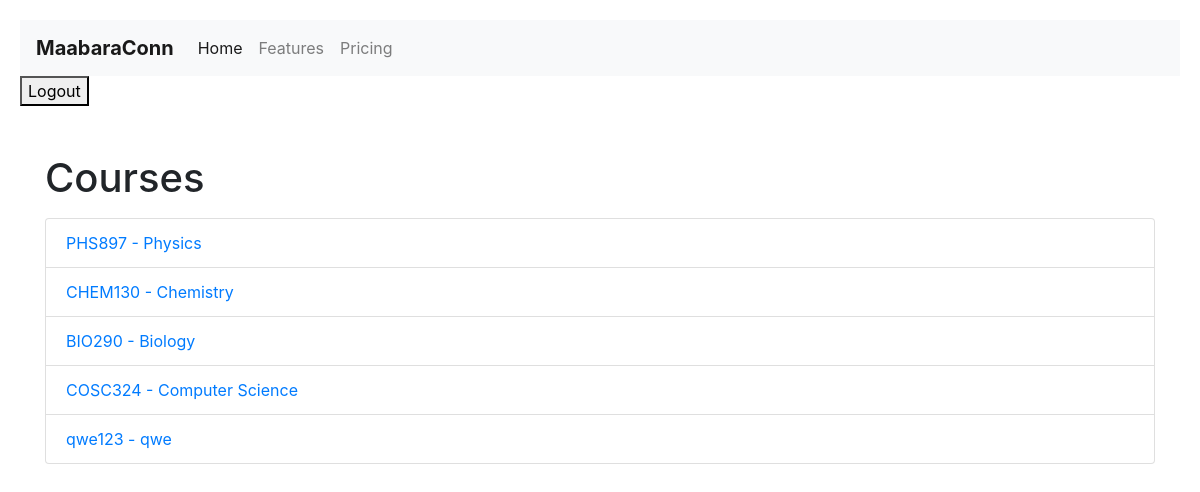
The page /users/courses/ (signed in) on the database its author committed.
### users/models.py (models this page shows, shortened)
class Course(models.Model):
    name = models.CharField(max_length=255, unique=True)
    code = models.CharField(max_length=10, unique=True)
    lecturer = models.ForeignKey(
        User, on_delete=models.CASCADE, related_name='courses')
    student = models.ManyToManyField(
        User, related_name='enrolled_courses', blank=False)

### users/views.py (the view)
# urls.py: path('courses/', views.view_courses, name='view_courses'),
def view_courses(request):
    if not request.user.is_authenticated or request.user.role != User.Role.LECTURER:
        return render(request, '403.html')  # or redirect to a login page
    courses = Course.objects.filter(lecturer=request.user)
    context = {
        'courses': courses,
    }
    return render(request, 'lecturer/courses.html', context)

### users/templates/lecturer/courses.html
{% extends "base.html" %} {% block content %}
<div class="container mt-5">
  <h1>Courses</h1>
  <ul class="list-group mt-3">
    {% for course in courses %}
    <li class="list-group-item">
      <a href="{% url 'view_course_details' course.id %}">
        {{ course.code }} - {{ course.name }}
      </a>
    </li>
    {% endfor %}
  </ul>
</div>
{% endblock %}

### users/static/css/styles.css (style rules this page uses)
body { font-family: Arial, sans-serif; background-color: #007bff; }
body { font-family: "Segoe UI", Tahoma, Geneva, Verdana, sans-serif; line-height: 1.6; background-color: #6d3d3d; color: #333; margin: 0; padding: 20px; }

### rows shown on the page
Course: code "PHS897", name "Physics"
Course: code "CHEM130", name "Chemistry"
Course: code "BIO290", name "Biology"
Course: code "COSC324", name "Computer Science"
Course: code "qwe123", name "qwe"
